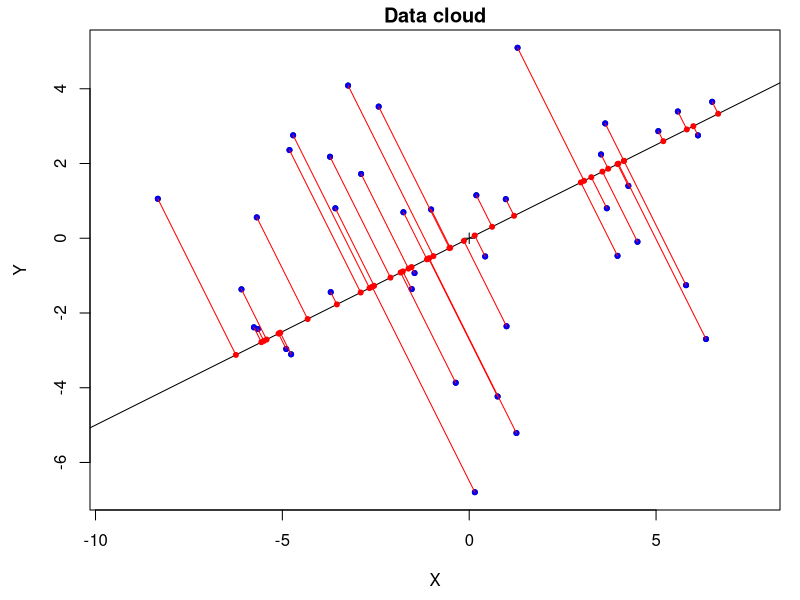
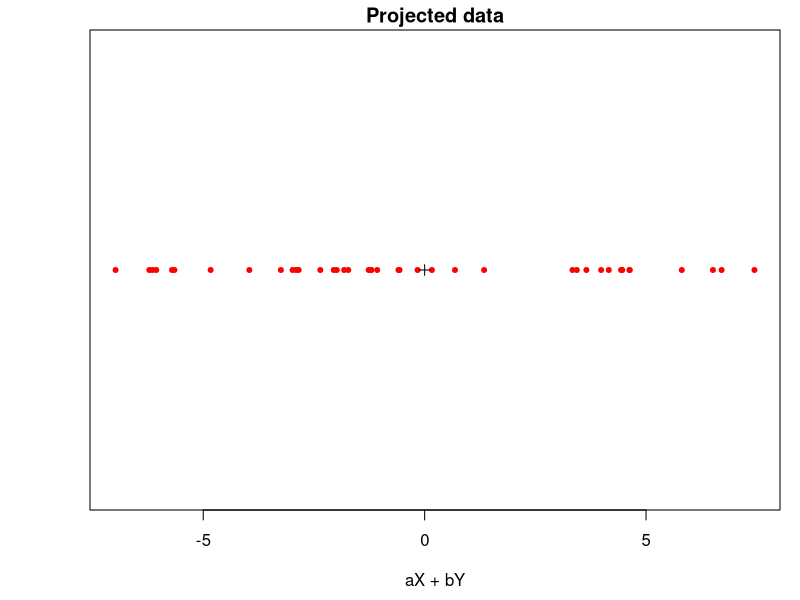
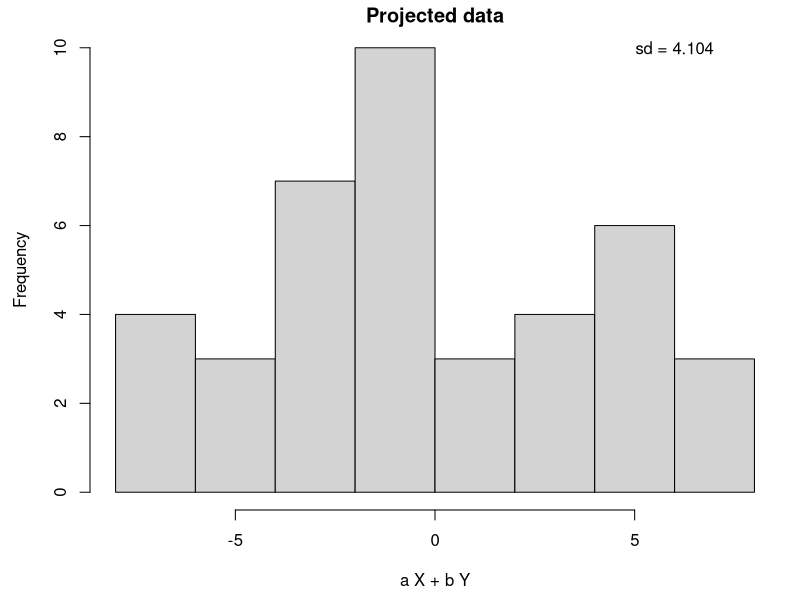
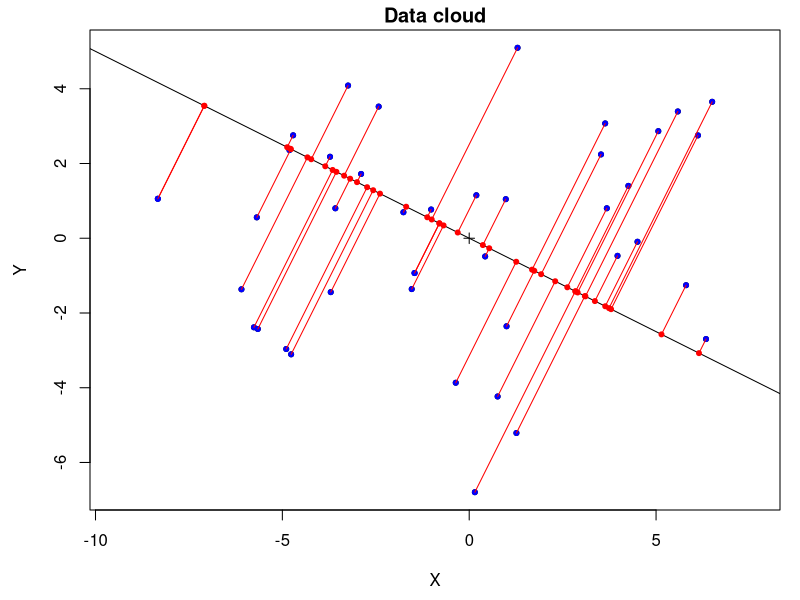
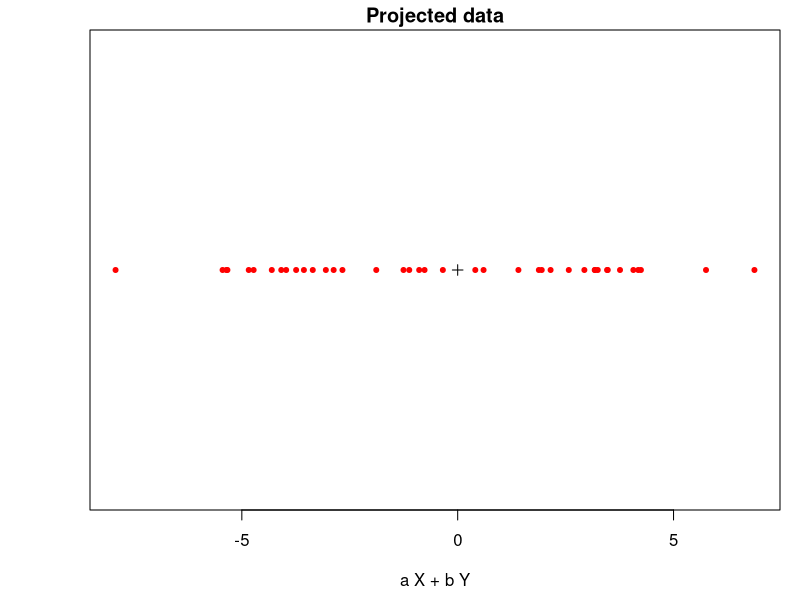
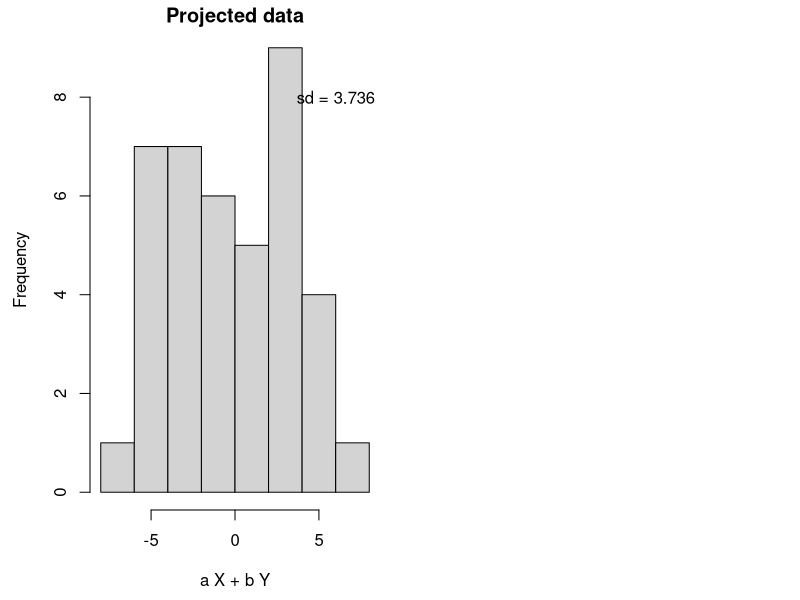
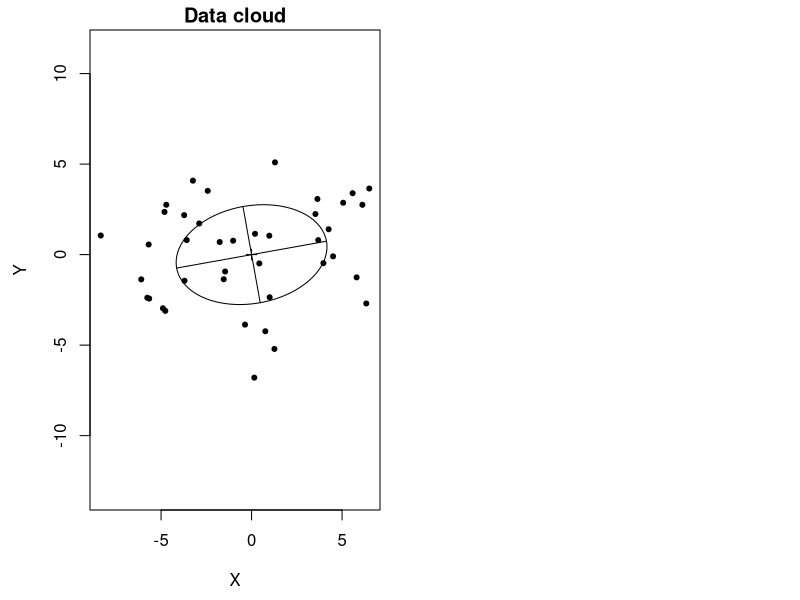
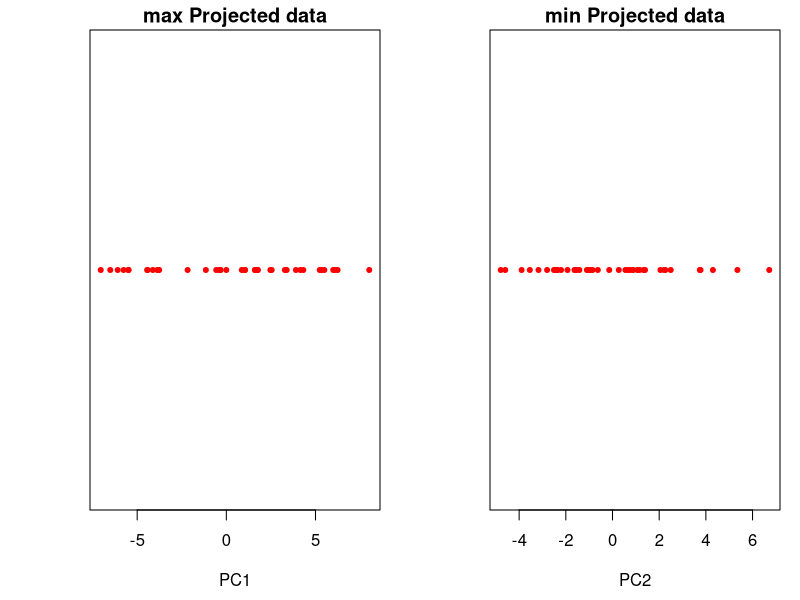

Generate these figures, in order, with R:
# projection code
# A.B.

set.seed(3) # used to get same plots in slides
n=40
X = rnorm(n,sd=5)
Y = rnorm(n,sd=3)

## export as : 840 x 655 ##
par(oma=c(0,0,0,0),mar=c(4.5,4.5,1.5,1))

# par(mfrow=c(1,2),oma=c(0,0,0,0),mar=c(4.5,4.5,1.5,1))

plot(X,Y, pch=20, main='Data cloud',asp=1); points(0,0,pch=3,col='black')

# project onto line
a = c(2,1)
a_dir = a / sqrt(sum(a^2))

# add projection line
abline(0,a[2]/a[1])

# compute projected data
projected_coefs =  cbind(X,Y) %*% a_dir 
temp=lapply(projected_coefs, function(x){ x * a_dir } )
projected_data = matrix(unlist(temp),n,2,byrow=TRUE)


# color data before projection
points( X, Y, pch=20, col='blue')
for (j in 1:n) {
  # projection arrows
  arrows(X[j],Y[j],projected_data[j,1],projected_data[j,2],col='red',code=0)
}
# resulting data
points( projected_data, pch=20, col='red' )


# univariate plot of projected data
stripchart(projected_coefs, pch=20,col='red', asp=1, main='Projected data'
           ,xlab='aX + bY')
# add origin
stripchart(0,pch=3,col='black',add=TRUE)
# histogram of projected data, with std. dev
hist( projected_coefs , main=c('Projected data'), xlab = 'a X + b Y' )
text( x=6,y=10, labels = paste0('sd = ', round(sd(projected_coefs),3) ))
sd_dir_1 = sd(projected_coefs)


# same idea,new direction

# graphical setting
par(oma=c(0,0,0,0),mar=c(4.5,4.5,1.5,1))
# data cloud with origin, again
plot(X,Y, pch=20, main='Data cloud',asp=1); points(0,0,pch=3,col='black')

# project onto different line
a = c(1,-.5)
a_dir = a / sqrt(sum(a^2))

# add projection line
abline(0,a[2]/a[1]) 

# focus on an invidiual point (outlier in X)
i=which.min(X) 
points(X[i],Y[i],pch=20,col='blue')

# calculate projected data
projected_coefs =  cbind(X,Y) %*% a_dir 
temp=lapply(projected_coefs, function(x){ x * a_dir } )
projected_data = matrix(unlist(temp),n,2,byrow=TRUE)

# plot projection for indvidiual point
arrows(X[i],Y[i],projected_data[i,1],projected_data[i,2],col='red',code=0)
points(projected_data[i,1],projected_data[i,2],pch=20,col='red')

# plot projection for second point
points(X[2],Y[2],pch=20,col='blue')
arrows(X[2],Y[2],projected_data[2,1],projected_data[2,2],col='red',code=0)
points(projected_data[2,1],projected_data[2,2],pch=20,col='red')



# plot all the projected data, with projections
points( X, Y, pch=20, col='blue')
for (j in 1:n) {
  arrows(X[j],Y[j],projected_data[j,1],projected_data[j,2],col='red',code=0)
}
points( projected_data, pch=20, col='red' )


# plot univariate data
stripchart(projected_coefs, pch=20,col='red', asp=1, main='Projected data'
           ,xlab = 'a X + b Y' )
stripchart(0,pch=3,col='black',add=TRUE)

# graphical setting for side by side
par(mfrow=c(1,2),oma=c(0,0,0,0),mar=c(4.5,4.5,1.5,1))


# plot histogram of projected data
hist( projected_coefs, main=c('Projected data'), xlab = 'a X + b Y' )
text(x=6,y=8, labels = paste0('sd = ', round(sd(projected_coefs),3) ))
sd_dir_2 = sd(projected_coefs)

par(oma=c(0,0,0,0),mar=c(4.5,4.5,1.5,1))
# eigenplot #
# plot data
plot(X,Y, pch=20, main='Data cloud',asp=1)
points(0,0,pch=3,col='black') # add origin


# a = c(2,1)
# a_dir_1 = a / sqrt(sum(a^2))
# 
# sd_dir_1 = sd(cbind(X,Y) %*% a_dir_1 )
# 
# a = c(1,-.5)
# a_dir_2 = a / sqrt(sum(a^2))
# sd_dir_2 = sd(cbind(X,Y) %*% a_dir_2 )
# 

# calculate cov-matrix of data
cov_mat = cov( cbind(X,Y) )
cov_inv = solve(cov_mat)
cov_eigen = eigen(cov_mat)
cov_values = cov_eigen$values
# principal axis of ellipse
first_vec = cov_eigen$vectors[,1]
second_vec = cov_eigen$vectors[,2]

# 
# 
# 
# arrows(-sd_dir_1*a_dir_1[1],-sd_dir_1*a_dir_1[2],sd_dir_1*a_dir_1[1],sd_dir_1*a_dir_1[2],code=0)
# arrows(-sd_dir_2*a_dir_2[1],-sd_dir_2*a_dir_2[2],sd_dir_2*a_dir_2[1],sd_dir_2*a_dir_2[2],code=0)
# points(-sd_dir_1*a_dir_1[1],-sd_dir_1*a_dir_1[2],pch=20,col='green')
# points(sd_dir_1*a_dir_1[1],sd_dir_1*a_dir_1[2],pch=20,col='green')
# points(-sd_dir_2*a_dir_2[1],-sd_dir_2*a_dir_2[2],pch=20,col='green')
# points(sd_dir_2*a_dir_2[1],sd_dir_2*a_dir_2[2],pch=20,col='green')


# plotting ellipse axis
arrows(-sqrt(cov_values[1])*first_vec[1],-sqrt(cov_values[1])*first_vec[2],sqrt(cov_values[1])*first_vec[1],sqrt(cov_values[1])*first_vec[2],code=0)
arrows(-sqrt(cov_values[2])*second_vec[1],-sqrt(cov_values[2])*second_vec[2],sqrt(cov_values[2])*second_vec[1],sqrt(cov_values[2])*second_vec[2],code=0)

# plotting ellipse itself using inverse cov-mat
ellispe_function = function(x,y){
  sqrt(cov_inv[1,1]*x^2 + 2 * cov_inv[1,2] *x * y + cov_inv[2,2] * y^2 ) - 1 
}

x<-seq(min(X),max(X),length=500)
y<-seq(min(Y),max(Y),length=500)
z<-outer(x,y, function(x,y){ ellispe_function(x,y) } )
contour(x,y,z,levels=0,drawlabels = FALSE,asp=1,add=TRUE)


# new PC univariate data
PC_data = cbind(X,Y) %*% cov_eigen$vectors
colnames(PC_data) = c('PC1','PC2')

par(mfrow=c(1,2),oma=c(0,0,0,0),mar=c(4.5,4.5,1.5,1))
stripchart(PC_data[,1],pch=20,col='red',main='max Projected data',xlab='PC1')
stripchart(PC_data[,2],pch=20,col='red',main='min Projected data',xlab='PC2')


# bi-plot
par(mfrow=c(1,2),oma=c(0,0,0,0),mar=c(4.5,4.5,1.5,1))
plot( PC_data, pch=20, col='black', main='Projected data cloud' )
plot(X,Y,pch=20, col='black',main='Original data cloud')

# correlations
cor(cbind(X,Y))

cor(PC_data)
